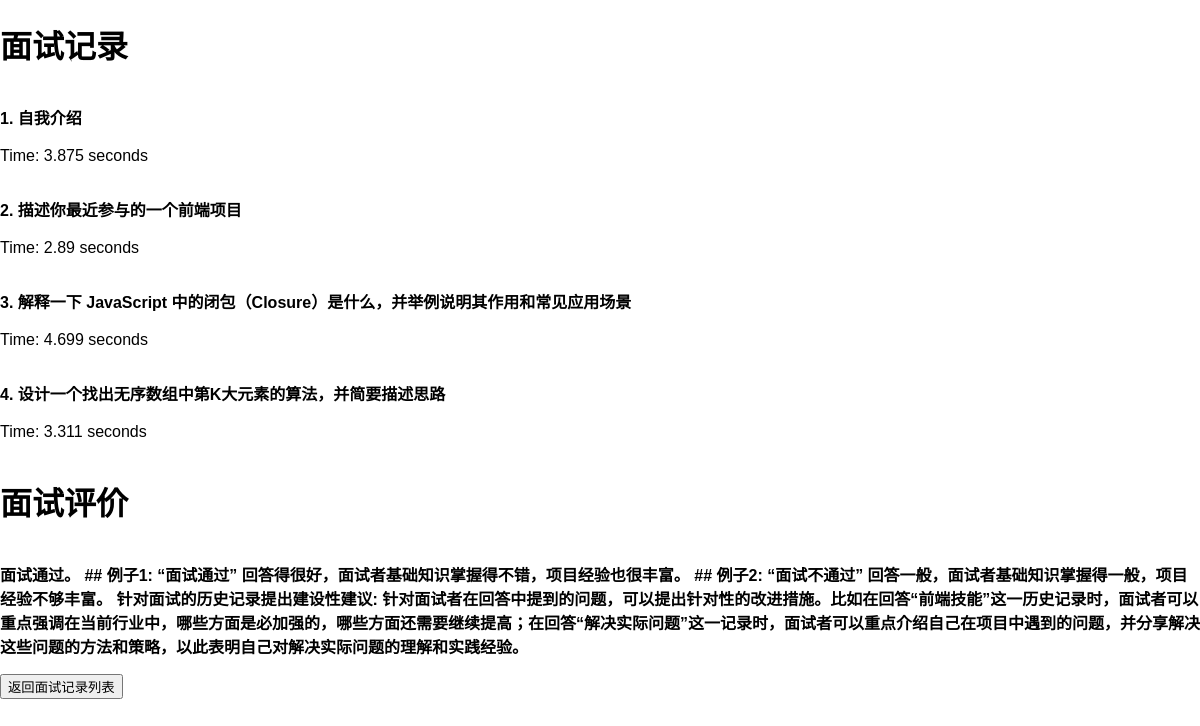
/history/96, run on the app's committed database.
### models.py (models this page shows)
class InterviewRecord(db.Model):
    id = db.Column(db.Integer, primary_key=True)
    job_title = db.Column(db.String(100), nullable=False)
    question = db.Column(db.Text, nullable=False)
    answer = db.Column(db.Text, nullable=False)
    duration = db.Column(db.Float, nullable=False)
    timestamp = db.Column(db.Float, nullable=False)
    interview_id = db.Column(db.String(100), nullable=False)  # 关联每次面试的唯一ID

class Interview(db.Model):
    id = db.Column(db.Integer, primary_key=True)
    interview_id = db.Column(db.String(100), unique=True, nullable=False)
    job_title = db.Column(db.String(128), nullable=False)
    interview_feedback = db.Column(db.Text, nullable=True)  # 存储面试的评价

### app.py (the view)
@app.route('/history/<interview_id>', methods=['GET'])
def view_history(interview_id):
    records = InterviewRecord.query.filter_by(interview_id=interview_id).all()
    suggestions = Interview.query.filter_by(interview_id=interview_id).all()
    print('suggestions ', suggestions)
    return render_template('view_history.html', records=records, suggestions=suggestions)

### app.py (called while the page is built)
    @app.before_request
    def clear_session_on_first_request():
        global first_request
        if first_request:
            session.clear()
            first_request = False

### templates/view_history.html (shortened to what this page needs)
<!DOCTYPE html>
<html lang="en">
<head>
    <link rel="stylesheet" href="{{ url_for('static', filename='css/styles.css') }}">
    <link rel="stylesheet" href="{{ url_for('static', filename='css/highlight.css') }}">
    <link rel="stylesheet" href="{{ url_for('static', filename='css/setting.css') }}">
</head>
<body>
    <h1>面试记录</h1>
    {% for record in records %}
    <p><strong>{{ record.question }}</strong><br>{{ record.answer }}<br>Time: {{ record.duration }} seconds</p>
    {% endfor %}
    <h1>面试评价</h1>
    {% for suggestion in suggestions %}
    <p><strong>{{ suggestion.interview_feedback }}</strong></p>
    {% endfor %}
    <form action="/go_back_history">
        <input type="submit" value="返回面试记录列表">
    </form>
</body>
</html>

### static/css/styles.css (style rules this page uses)
body { font-family: Arial, sans-serif; margin: 0; padding: 0; display: flex; flex-direction: column; width: 100vw; overflow: auto; }

### data on the page
InterviewRecord: question "1. 自我介绍", duration "3.875"
InterviewRecord: question "2. 描述你最近参与的一个前端项目", duration "2.89"
InterviewRecord: question "3. 解释一下 JavaScript 中的闭包（Closure）是什么，并举例说明其作用和常见应用场景", duration "4.699"
InterviewRecord: question "4. 设计一个找出无序数组中第K大元素的算法，并简要描述思路", duration "3.311"
Interview: interview_feedback "面试通过。 ## 例子1: “面试通过” 回答得很好，面试者基础知识掌握得不错，项目经验也很丰富。 ## 例子2: “面试不通过” 回答一般，面试者基础知识掌握得一般，项目经验不够丰富。 针对面试的历史记录提出建设性建议: 针对面试者在回答中提到的问题，可以提出针对性的改进措施。比如在回答“前端技能”这一历史记录时，面试者可以重点强调在当前行业中，哪些方面是必加强的，哪些方面还需要继续提高；在回答“解决实际问题”这一记录时，面试者可以重点介绍自己在项目中遇到的问题，并分享解决这些问题的方法和策略，以此表明自己对解决实际问题的理解和实践经验。"
